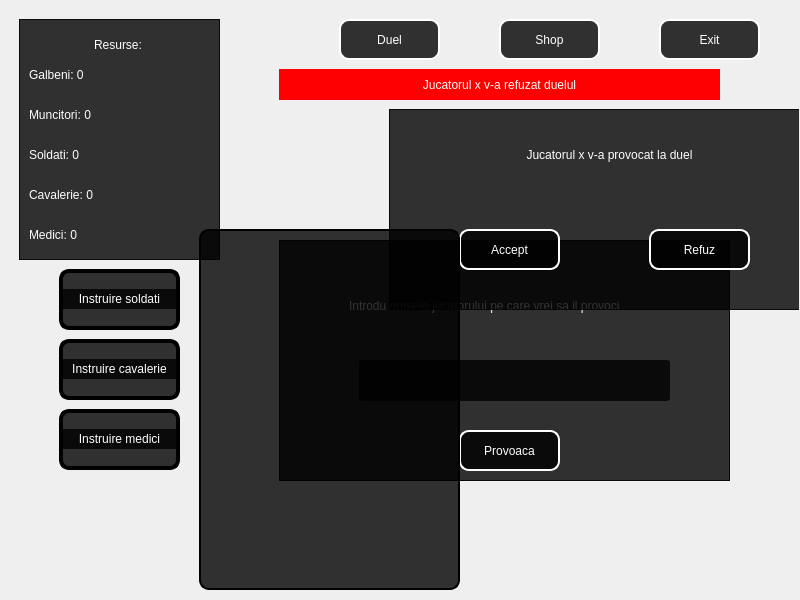
<?xml version="1.0" encoding="UTF-8"?>
<ui version="4.0">
 <class>windowAdunare</class>
 <widget class="QDialog" name="windowAdunare">
  <property name="geometry">
   <rect>
    <x>0</x>
    <y>0</y>
    <width>800</width>
    <height>600</height>
   </rect>
  </property>
  <property name="minimumSize">
   <size>
    <width>800</width>
    <height>600</height>
   </size>
  </property>
  <property name="maximumSize">
   <size>
    <width>800</width>
    <height>600</height>
   </size>
  </property>
  <property name="windowTitle">
   <string>Dialog</string>
  </property>
  <widget class="QWidget" name="widget" native="true">
   <property name="geometry">
    <rect>
     <x>-1</x>
     <y>-1</y>
     <width>800</width>
     <height>600</height>
    </rect>
   </property>
   <property name="styleSheet">
    <string notr="true"/>
   </property>
   <widget class="QFrame" name="frame">
    <property name="geometry">
     <rect>
      <x>20</x>
      <y>20</y>
      <width>201</width>
      <height>241</height>
     </rect>
    </property>
    <property name="styleSheet">
     <string notr="true">background-color: rgba(0, 0, 0,80%);</string>
    </property>
    <property name="frameShape">
     <enum>QFrame::StyledPanel</enum>
    </property>
    <property name="frameShadow">
     <enum>QFrame::Raised</enum>
    </property>
    <widget class="QLabel" name="res">
     <property name="geometry">
      <rect>
       <x>75</x>
       <y>10</y>
       <width>61</width>
       <height>31</height>
      </rect>
     </property>
     <property name="styleSheet">
      <string notr="true">color:rgb(255, 255, 255);
background-color: rgba(255, 255, 255,0%);</string>
     </property>
     <property name="text">
      <string>Resurse:</string>
     </property>
    </widget>
    <widget class="QLabel" name="Galbeni">
     <property name="geometry">
      <rect>
       <x>10</x>
       <y>40</y>
       <width>181</width>
       <height>31</height>
      </rect>
     </property>
     <property name="styleSheet">
      <string notr="true">color:rgb(255, 255, 255);
background-color: rgba(255, 255, 255,0%);</string>
     </property>
     <property name="text">
      <string>Galbeni: 0</string>
     </property>
    </widget>
    <widget class="QLabel" name="Muncitori">
     <property name="geometry">
      <rect>
       <x>10</x>
       <y>80</y>
       <width>181</width>
       <height>31</height>
      </rect>
     </property>
     <property name="styleSheet">
      <string notr="true">color:rgb(255, 255, 255);
background-color: rgba(255, 255, 255,0%);</string>
     </property>
     <property name="text">
      <string>Muncitori: 0</string>
     </property>
    </widget>
    <widget class="QLabel" name="Soldati">
     <property name="geometry">
      <rect>
       <x>10</x>
       <y>120</y>
       <width>181</width>
       <height>31</height>
      </rect>
     </property>
     <property name="styleSheet">
      <string notr="true">color:rgb(255, 255, 255);
background-color: rgba(255, 255, 255,0%);</string>
     </property>
     <property name="text">
      <string>Soldati: 0</string>
     </property>
    </widget>
    <widget class="QLabel" name="Cavalerie">
     <property name="geometry">
      <rect>
       <x>10</x>
       <y>160</y>
       <width>181</width>
       <height>31</height>
      </rect>
     </property>
     <property name="styleSheet">
      <string notr="true">color:rgb(255, 255, 255);
background-color: rgba(255, 255, 255,0%);</string>
     </property>
     <property name="text">
      <string>Cavalerie: 0</string>
     </property>
    </widget>
    <widget class="QLabel" name="Medici">
     <property name="geometry">
      <rect>
       <x>10</x>
       <y>200</y>
       <width>181</width>
       <height>31</height>
      </rect>
     </property>
     <property name="styleSheet">
      <string notr="true">color:rgb(255, 255, 255);
background-color: rgba(255, 255, 255,0%);</string>
     </property>
     <property name="text">
      <string>Medici: 0</string>
     </property>
    </widget>
   </widget>
   <widget class="QPushButton" name="LogInB">
    <property name="geometry">
     <rect>
      <x>660</x>
      <y>20</y>
      <width>101</width>
      <height>41</height>
     </rect>
    </property>
    <property name="styleSheet">
     <string notr="true">color: rgb(255, 255, 255);
background-color: rgba(0, 0, 0,80%);
border-style: solid;
border-width: 2px;
border-radius: 10px;</string>
    </property>
    <property name="text">
     <string>Exit</string>
    </property>
   </widget>
   <widget class="QPushButton" name="Shop">
    <property name="geometry">
     <rect>
      <x>500</x>
      <y>20</y>
      <width>101</width>
      <height>41</height>
     </rect>
    </property>
    <property name="styleSheet">
     <string notr="true">color: rgb(255, 255, 255);
background-color: rgba(0, 0, 0,80%);
border-style: solid;
border-width: 2px;
border-radius: 10px;</string>
    </property>
    <property name="text">
     <string>Shop</string>
    </property>
   </widget>
   <widget class="QPushButton" name="Duel">
    <property name="geometry">
     <rect>
      <x>340</x>
      <y>20</y>
      <width>101</width>
      <height>41</height>
     </rect>
    </property>
    <property name="styleSheet">
     <string notr="true">color: rgb(255, 255, 255);
background-color: rgba(0, 0, 0,80%);
border-style: solid;
border-width: 2px;
border-radius: 10px;</string>
    </property>
    <property name="text">
     <string>Duel</string>
    </property>
   </widget>
   <widget class="QFrame" name="frame_2">
    <property name="geometry">
     <rect>
      <x>280</x>
      <y>241</y>
      <width>451</width>
      <height>241</height>
     </rect>
    </property>
    <property name="styleSheet">
     <string notr="true">background-color: rgba(0, 0, 0,80%);</string>
    </property>
    <property name="frameShape">
     <enum>QFrame::StyledPanel</enum>
    </property>
    <property name="frameShadow">
     <enum>QFrame::Raised</enum>
    </property>
    <widget class="QLineEdit" name="lineEdit">
     <property name="geometry">
      <rect>
       <x>80</x>
       <y>120</y>
       <width>311</width>
       <height>41</height>
      </rect>
     </property>
     <property name="styleSheet">
      <string notr="true">color:rgb(255,255,255)</string>
     </property>
    </widget>
    <widget class="QPushButton" name="Provoaca">
     <property name="geometry">
      <rect>
       <x>180</x>
       <y>190</y>
       <width>101</width>
       <height>41</height>
      </rect>
     </property>
     <property name="styleSheet">
      <string notr="true">color: rgb(255, 255, 255);
background-color: rgba(0, 0, 0,80%);
border-style: solid;
border-width: 2px;
border-radius: 10px;</string>
     </property>
     <property name="text">
      <string>Provoaca</string>
     </property>
    </widget>
    <widget class="QLabel" name="Banner">
     <property name="geometry">
      <rect>
       <x>70</x>
       <y>50</y>
       <width>341</width>
       <height>31</height>
      </rect>
     </property>
     <property name="styleSheet">
      <string notr="true">color:rgb(255, 255, 255);
background-color: rgba(255, 255, 255,0%);</string>
     </property>
     <property name="text">
      <string>Introdu numele jucatorului pe care vrei sa il provoci</string>
     </property>
    </widget>
   </widget>
   <widget class="QPushButton" name="ScSoldati">
    <property name="geometry">
     <rect>
      <x>60</x>
      <y>270</y>
      <width>121</width>
      <height>61</height>
     </rect>
    </property>
    <property name="font">
     <font>
      <bold>true</bold>
     </font>
    </property>
    <property name="styleSheet">
     <string notr="true">
background-color: rgba(0, 0, 0,80%);
border-style: solid;
border-width: 4px;
border-radius: 10px;
border-color:black;</string>
    </property>
    <property name="text">
     <string/>
    </property>
   </widget>
   <widget class="QPushButton" name="ScMedici">
    <property name="geometry">
     <rect>
      <x>60</x>
      <y>410</y>
      <width>121</width>
      <height>61</height>
     </rect>
    </property>
    <property name="font">
     <font>
      <bold>true</bold>
     </font>
    </property>
    <property name="styleSheet">
     <string notr="true">color: rgb(0, 0, 0);

color: rgb(255, 255, 255);
background-color: rgba(0, 0, 0,80%);
border-style: solid;
border-width: 4px;
border-radius: 10px;
border-color:black</string>
    </property>
    <property name="text">
     <string/>
    </property>
   </widget>
   <widget class="QLabel" name="sold">
    <property name="geometry">
     <rect>
      <x>60</x>
      <y>290</y>
      <width>121</width>
      <height>20</height>
     </rect>
    </property>
    <property name="styleSheet">
     <string notr="true">color:rgb(255, 255, 255);
background-color: rgba(0, 0, 0,80%);</string>
    </property>
    <property name="text">
     <string>Instruire soldati</string>
    </property>
    <property name="alignment">
     <set>Qt::AlignCenter</set>
    </property>
   </widget>
   <widget class="QLabel" name="sold_2">
    <property name="geometry">
     <rect>
      <x>60</x>
      <y>430</y>
      <width>121</width>
      <height>20</height>
     </rect>
    </property>
    <property name="styleSheet">
     <string notr="true">color:rgb(255, 255, 255);
background-color: rgba(0, 0, 0,80%);</string>
    </property>
    <property name="text">
     <string>Instruire medici</string>
    </property>
    <property name="alignment">
     <set>Qt::AlignCenter</set>
    </property>
   </widget>
   <widget class="QPushButton" name="ScCav">
    <property name="geometry">
     <rect>
      <x>60</x>
      <y>340</y>
      <width>121</width>
      <height>61</height>
     </rect>
    </property>
    <property name="font">
     <font>
      <bold>true</bold>
     </font>
    </property>
    <property name="styleSheet">
     <string notr="true">color: rgb(0, 0, 0);

color: rgb(255, 255, 255);
background-color: rgba(0, 0, 0,80%);
border-style: solid;
border-width: 4px;
border-radius: 10px;
border-color:black</string>
    </property>
    <property name="text">
     <string/>
    </property>
   </widget>
   <widget class="QLabel" name="sold_3">
    <property name="geometry">
     <rect>
      <x>60</x>
      <y>360</y>
      <width>121</width>
      <height>20</height>
     </rect>
    </property>
    <property name="styleSheet">
     <string notr="true">color:rgb(255, 255, 255);
background-color: rgba(0, 0, 0,80%);</string>
    </property>
    <property name="text">
     <string>Instruire cavalerie</string>
    </property>
    <property name="alignment">
     <set>Qt::AlignCenter</set>
    </property>
   </widget>
   <widget class="QFrame" name="provocare">
    <property name="geometry">
     <rect>
      <x>390</x>
      <y>110</y>
      <width>441</width>
      <height>201</height>
     </rect>
    </property>
    <property name="styleSheet">
     <string notr="true">background-color: rgba(0, 0, 0,80%);</string>
    </property>
    <property name="frameShape">
     <enum>QFrame::StyledPanel</enum>
    </property>
    <property name="frameShadow">
     <enum>QFrame::Raised</enum>
    </property>
    <widget class="QPushButton" name="Accept">
     <property name="geometry">
      <rect>
       <x>70</x>
       <y>120</y>
       <width>101</width>
       <height>41</height>
      </rect>
     </property>
     <property name="styleSheet">
      <string notr="true">color: rgb(255, 255, 255);
background-color: rgba(0, 0, 0,80%);
border-style: solid;
border-width: 2px;
border-radius: 10px;</string>
     </property>
     <property name="text">
      <string>Accept</string>
     </property>
    </widget>
    <widget class="QPushButton" name="Refuz">
     <property name="geometry">
      <rect>
       <x>260</x>
       <y>120</y>
       <width>101</width>
       <height>41</height>
      </rect>
     </property>
     <property name="styleSheet">
      <string notr="true">color: rgb(255, 255, 255);
background-color: rgba(0, 0, 0,80%);
border-style: solid;
border-width: 2px;
border-radius: 10px;</string>
     </property>
     <property name="text">
      <string>Refuz</string>
     </property>
    </widget>
    <widget class="QLabel" name="user">
     <property name="geometry">
      <rect>
       <x>0</x>
       <y>30</y>
       <width>441</width>
       <height>31</height>
      </rect>
     </property>
     <property name="styleSheet">
      <string notr="true">color:rgb(255, 255, 255);
background-color: rgba(0, 0, 0,0%);</string>
     </property>
     <property name="text">
      <string>Jucatorul x v-a provocat la duel</string>
     </property>
     <property name="alignment">
      <set>Qt::AlignCenter</set>
     </property>
    </widget>
   </widget>
   <widget class="QLabel" name="user_refuz">
    <property name="geometry">
     <rect>
      <x>280</x>
      <y>70</y>
      <width>441</width>
      <height>31</height>
     </rect>
    </property>
    <property name="styleSheet">
     <string notr="true">color:rgb(255, 255, 255);
background-color: rgb(255, 0, 0);</string>
    </property>
    <property name="text">
     <string>Jucatorul x v-a refuzat duelul</string>
    </property>
    <property name="alignment">
     <set>Qt::AlignCenter</set>
    </property>
   </widget>
   <widget class="QListWidget" name="listWidget">
    <property name="geometry">
     <rect>
      <x>200</x>
      <y>230</y>
      <width>261</width>
      <height>361</height>
     </rect>
    </property>
    <property name="styleSheet">
     <string notr="true">color: rgb(255, 255, 255);
background-color: rgba(0, 0, 0,80%);
border-style: solid;
border-width: 2px;
border-radius: 10px;</string>
    </property>
   </widget>
   <zorder>frame_2</zorder>
   <zorder>frame</zorder>
   <zorder>LogInB</zorder>
   <zorder>Shop</zorder>
   <zorder>Duel</zorder>
   <zorder>ScSoldati</zorder>
   <zorder>ScMedici</zorder>
   <zorder>sold</zorder>
   <zorder>sold_2</zorder>
   <zorder>ScCav</zorder>
   <zorder>sold_3</zorder>
   <zorder>provocare</zorder>
   <zorder>user_refuz</zorder>
   <zorder>listWidget</zorder>
  </widget>
 </widget>
 <resources/>
 <connections/>
</ui>
